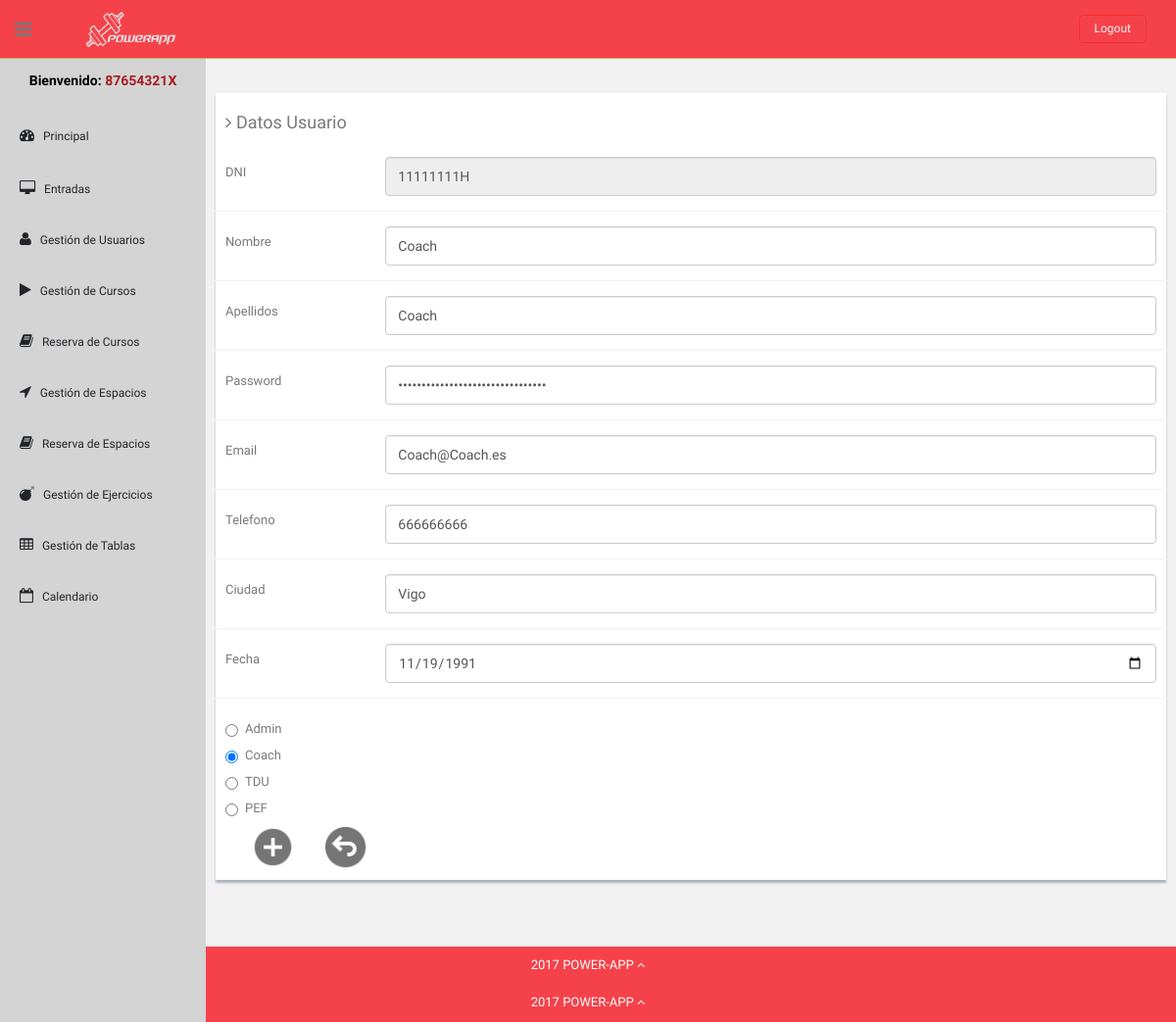
Screenshot of /Controllers/formLoader.php?DNI=11111111H&form=userEdit (signed in) with the database file from the repository.
### tables this page shows
CREATE TABLE UsersGym (
    DNI varchar(9) NOT NULL,
    UserType ENUM('ADMIN', 'COACH', 'TDU', 'PEF') NOT NULL,
    PasswordHash char(32) NOT NULL,
    FirstName varchar(50) NOT NULL,
    LastName varchar(80),
    Email varchar(255),
    Telephone int(9),
    City varchar(255),
	Birthdate date,

    PRIMARY KEY (DNI)
);

### Models/User.php (called while the page is built, shortened)
<?php
class User
{
	private $DNI;
    private $UserType;
    private $PasswordHash;
    private $FirstName;
    private $LastName;
    private $Email;
    private $Telephone;
    private $City;
    private $Birthdate;
    public function __construct($DNI)
    {
        $this->DNI = $DNI;
    }
    public function loadDataAssoc($dataArray)
    {
        $this->UserType = $dataArray['UserType'];
        $this->PasswordHash = $dataArray['PasswordHash'];
        $this->FirstName = $dataArray['FirstName'];
        $this->LastName = $dataArray['LastName'];
        $this->Email = $dataArray['Email'];
        $this->Telephone = $dataArray['Telephone'];
        $this->City = $dataArray['City'];
        $this->Birthdate = $dataArray['Birthdate'];
    }
    public function getDNI():string
    {
        return $this->DNI;
    }
    public function getUserType():string
    {
        return $this->UserType;
    }
    public function getPasswordHash():string
    {
        return $this->PasswordHash;
    }
    public function getFirstName():string
    {
        return $this->FirstName;
    }
    public function getLastName():string
    {
        return $this->LastName;
    }
    public function getEmail():string
    {
        return $this->Email;
    }
    public function getTelephone()
    {
        return $this->Telephone;
    }
    public function getCity():string
    {
        return $this->City;
    }
    public function getBirthdate()
    {
        return $this->Birthdate;
    }
}
 ?>

### Models/UsersModel.php (called while the page is built, shortened)
<?php
class UserDAO
{
    private $DBLink;
    private $serverName ="localhost";
    private $userName = "admin";
    private $passWord = "admin";
    private $DBName = "powerAppDB";
	function __construct(){
	    $this->DBLink =  new mysqli($this->serverName,$this->userName,$this->passWord,$this->DBName);
    }
    function get(User $user){
        $statement = $this->DBLink->prepare("SELECT * FROM UsersGym WHERE DNI=?");
        $DNI = $user->getDNI();
        $statement->bind_param("s",$DNI);
        if(!$statement->execute()) {
            return "Falló la ejecución: (" . $statement->errno . ") " . $statement->error;
        }else{
            $result = $statement->get_result();
            return "ok";
        }
    }
}
?>

### Views/userEditView.php (the view, shortened to what this page needs)
<?php
class userEditView
{
    function __construct(User $user)
    {
        $this->user = $user;
        $this->render();
    }
    function render()
    {
?>
        <div class="row mt">
            <div class="col-lg-12">
                <div class="form-panel">
                    <h4 class="mb">
                        <i class="fa fa-angle-right"></i>
                        Datos Usuario
                    </h4>
            <form class="form-horizontal style-form" method="post" action="../Controllers/UserActionController.php?action=EDIT">
                <div class="form-group">
                    <label class="col-sm-2 col-sm-2 control-label">DNI</label>
                        <div class="col-sm-10">
                            <input type="text" class="form-control" name="DNI" value="<?php echo $this->user->getDNI(); ?>" readonly>
                        </div>
                </div>
                <div class="form-group">
                    <label class="col-sm-2 col-sm-2 control-label">Nombre</label>
                    <div class="col-sm-10">
                        <input type="text" class="form-control" name="FirstName" value="<?php echo $this->user->getFirstName(); ?>">
                    </div>
                </div>
                <div class="form-group">
                    <label class="col-sm-2 col-sm-2 control-label">Apellidos</label>
                    <div class="col-sm-10">
                        <input type="text" class="form-control" name="LastName" value="<?php echo $this->user->getLastName() ?>">
                    </div>
                </div>
                <div class="form-group">
                    <label class="col-sm-2 col-sm-2 control-label">Password</label>
                    <div class="col-sm-10">
                        <input type="password"  class="form-control" placeholder="" name="PasswordHash" value="<?php echo $this->user->getPasswordHash()?>">
                    </div>
                </div>
                <div class="form-group">
                    <label class="col-sm-2 col-sm-2 control-label">Email</label>
                    <div class="col-sm-10">
                        <input type="text" class="form-control" name="Email" value="<?php echo $this->user->getEmail() ?>">
                    </div>
                </div>
                <div class="form-group">
                    <label class="col-sm-2 col-sm-2 control-label">Telefono</label>
                    <div class="col-sm-10">
                        <input type="text" class="form-control" name="Telephone" value="<?php echo $this->user->getTelephone() ?>">
                    </div>
                </div>
                <div class="form-group">
                    <label class="col-sm-2 col-sm-2 control-label">Ciudad</label>
                    <div class="col-sm-10">
                        <input type="text" class="form-control" name="City" value="<?php echo $this->user->getCity() ?>">
                    </div>
                </div>
                <div class="form-group">
                    <label class="col-sm-2 col-sm-2 control-label">Fecha</label>
                    <div class="col-sm-10">
                        <input type="date" class="form-control" name="Birthdate" value="<?php echo $this->user->getBirthdate() ?>">
                    </div>
                </div>
                <div class="radio">
                    <label>
                    <input type="radio" name="UserType" id="optionsRadios1" value="ADMIN" <?php if ($this->user->getUserType()=='ADMIN')
    {
                    echo "checked";
    } ?>>
                    Admin
                    </label>
                </div>
            <div class="radio">
                <label>
                <input type="radio" name="UserType" id="optionsRadios2"
                       value="COACH" <?php if ($this->user->getUserType() == 'COACH') {
                    echo "checked";
                } ?>>
                Coach
                </label>
            </div>
            <div class="radio">
                <label>
                    <input type="radio" name="UserType" id="optionsRadios3"
                       value="TDU" <?php if ($this->user->getUserType() == 'TDU') {
                    echo "checked";
                } ?>>
                TDU
                </label>
            </div>
            <div class="radio">
                <label>
                <input type="radio" name="UserType" id="optionsRadios4"
                       value="PEF" <?php if ($this->user->getUserType() == 'PEF') {
                    echo "checked";
                } ?>>
                PEF
                </label>
            </div>
                <button class="submit" type="submit"><img src="../Templates/img2/add.png"></button>
                <a class="submit" href="../Controllers/UserShowAllController.php"><img src="../Templates/img2/atras.png"></a>
            </form>
<?php
    }
}
?>

### Templates/css2/style2.css (style rules this page uses)
body { color: #797979; background: #f2f2f2; font-family: 'Ruda', sans-serif; padding: 0px !important; margin: 0px !important; font-size:13px; }
ul li { list-style: none; }
a, a:hover, a:focus { text-decoration: none; outline: none; }
#container { width: 100%; height: 100%; }
.mt { margin-top: 25px; }
.mb { margin-bottom: 25px; }
ul.top-menu > li > .logout { color: #f2f2f2; font-size: 12px; border-radius: 4px; -webkit-border-radius: 4px; border: 1px solid #F5302E !important; padding: 5px 15px; margin-right: 15px; background: #F5424A; margin-top: 15px; }
.header, .footer { min-height: 60px; padding: 0 15px; }
.header { position: fixed; left: 0; right: 0; z-index: 1002; }
.black-bg { background: #F5424A; border-bottom: 1px solid #c9aa5f; }
a.logo { font-size: 20px; color: #ffffff; float: left; margin-top: 10px; text-transform: uppercase; }
#top_menu .nav > li, ul.top-menu > li { float: left; }
ul.top-menu > li > a { color: #666666; font-size: 16px; border-radius: 4px; -webkit-border-radius: 4px; border:1px solid #666666 !important; padding: 2px 6px; margin-right: 15px; }
.sidebar-toggle-box { float: left; padding-right: 15px; margin-top: 20px; }
.sidebar-toggle-box .fa-bars { cursor: pointer; display: inline-block; font-size: 20px; }
.form-panel { background: #ffffff; margin: 10px; padding: 10px; box-shadow: 0px 3px 2px #aab2bd; text-align: left; }
label { font-weight: 400; }
.form-horizontal.style-form .form-group { border-bottom: 1px solid #eff2f7; padding-bottom: 15px; margin-bottom: 15px; }
@media (min-width: 768px) { .form-horizontal .control-label { text-align: left; } }
.site-footer { background: #F5424A; color: #fff; padding: 10px 0; }
.submit { border: none; background: none; }
.submit img { margin-top: 5px; margin-left: 20px; width: 45px; height: 45px; }

### rows the page displays
usersgym: DNI "11111111H", FirstName "Coach", LastName "Coach", Email "Coach@Coach.es", Telephone "666666666", City "Vigo", Birthdate "11/19/1991", UserType "☐ Admin", UserType "☑ Coach", UserType "☐ TDU", UserType "☐ PEF"

### other values shown
$_SESSION['login'] "87654321X"
